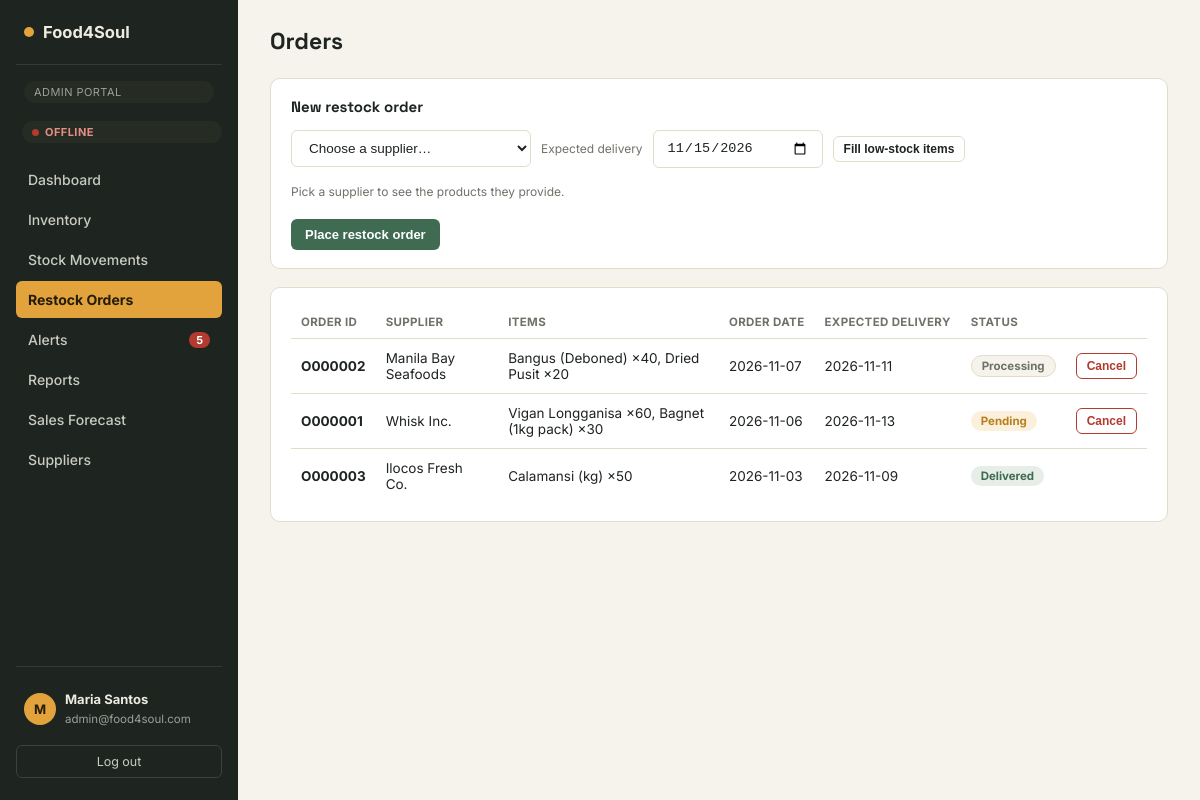
The page /admin/orders.php (signed in) on the database its author committed.
### tables this page shows
CREATE TABLE orders (
  Order_ID                VARCHAR(10) PRIMARY KEY,
  Order_Date              DATE NOT NULL,
  Expected_Delivery_Date  DATE,
  Status                  ENUM('Pending','Processing','Delivered','Cancelled') DEFAULT 'Pending',
  Supplier_ID             VARCHAR(10),
  CONSTRAINT fk_orders_supplier
    FOREIGN KEY (Supplier_ID) REFERENCES suppliers(Supplier_ID) ON DELETE SET NULL
);

CREATE TABLE suppliers (
  Supplier_ID      VARCHAR(10)  PRIMARY KEY,
  Supplier_Name    VARCHAR(100) NOT NULL,
  Contact_Person   VARCHAR(100),
  Contact_Address  VARCHAR(255),
  Phone_Number     VARCHAR(20),
  Email_Address    VARCHAR(100)
);

CREATE TABLE products (
  Product_ID              VARCHAR(10)  PRIMARY KEY,
  Product_Name            VARCHAR(100) NOT NULL,
  Description             TEXT,
  Category                VARCHAR(50),
  Unit_Price              DECIMAL(10,2) NOT NULL,
  Current_Stock_Quantity  INT NOT NULL DEFAULT 0,
  Supplier_ID             VARCHAR(10),
  CONSTRAINT fk_products_supplier
    FOREIGN KEY (Supplier_ID) REFERENCES suppliers(Supplier_ID) ON DELETE SET NULL
);

CREATE TABLE order_details (
  Order_Detail_ID  VARCHAR(10) PRIMARY KEY,
  Order_ID         VARCHAR(10) NOT NULL,
  Product_ID       VARCHAR(10) NOT NULL,
  Quantity         INT NOT NULL,
  CONSTRAINT fk_od_order   FOREIGN KEY (Order_ID)   REFERENCES orders(Order_ID)     ON DELETE CASCADE,
  CONSTRAINT fk_od_product FOREIGN KEY (Product_ID) REFERENCES products(Product_ID) ON DELETE CASCADE
);

### includes/functions.php (called while the page is built, shortened)
<?php
function badge_class($status) {
    $map = [
        'Delivered' => 'ok', 'In Stock' => 'ok',
        'Pending' => 'warn', 'Low Stock' => 'bad', 'Out of Stock' => 'out',
        'Processing' => 'neutral', 'Cancelled' => 'bad',
        'Unread' => 'warn', 'Read' => 'neutral',
    ];
    return $map[$status] ?? 'neutral';
}

### admin/orders.php (the view, shortened to what this page needs)
<?php
require_once __DIR__ . '/../includes/auth.php';
require_once __DIR__ . '/../includes/functions.php';
$orders = $pdo->query("SELECT o.*, s.Supplier_Name FROM orders o LEFT JOIN suppliers s ON s.Supplier_ID = o.Supplier_ID ORDER BY o.Order_Date DESC, o.Order_ID DESC")->fetchAll();
$itemsStmt = $pdo->prepare("SELECT od.Quantity, p.Product_Name FROM order_details od JOIN products p ON p.Product_ID = od.Product_ID WHERE od.Order_ID = ?");
require __DIR__ . '/../includes/header.php';
?>
<div class="topbar"><h1>Orders</h1></div>
<div class="panel" style="margin-bottom:18px;">
  <h3>New restock order</h3>
  <form method="post" id="restockForm">
    <div class="toolbar">
      <select class="search-input" name="supplier_id" id="rsSupplier" style="max-width:240px;" required>
        <option value="">Choose a supplier…</option>
      </select>
      <label class="hint" for="rsDate">Expected delivery</label>
      <input class="search-input" type="date" id="rsDate" name="expected" style="max-width:170px;"
             value="<?= date('Y-m-d', strtotime('+3 days')) ?>" min="<?= date('Y-m-d') ?>">
      <button type="button" class="btn btn-ghost btn-sm" id="rsFillLow">Fill low-stock items</button>
    </div>
    <p class="hint" id="rsEmpty" style="margin:0 0 8px;">Pick a supplier to see the products they provide.</p>
    <div style="margin-top:12px;"><button class="btn btn-basil" type="submit">Place restock order</button></div>
  </form>
</div>
<div class="panel" data-live="orders"><div class="table-scroll">
  <table>
    <thead><tr><th>Order ID</th><th>Supplier</th><th>Items</th><th>Order date</th><th>Expected delivery</th><th>Status</th><th></th></tr></thead>
    <tbody>
      <?php foreach ($orders as $o):
        $itemsStmt->execute([$o['Order_ID']]);
        $itemStr = implode(', ', array_map(fn($i) => $i['Product_Name'] . ' ×' . $i['Quantity'], $itemsStmt->fetchAll()));
      ?>
        <tr>
          <td><strong><?= htmlspecialchars($o['Order_ID']) ?></strong></td>
          <td><?= htmlspecialchars($o['Supplier_Name'] ?? '—') ?></td>
          <td><?= htmlspecialchars($itemStr) ?></td>
          <td><?= htmlspecialchars($o['Order_Date']) ?></td>
          <td><?= htmlspecialchars($o['Expected_Delivery_Date']) ?></td>
          <td><span class="badge <?= badge_class($o['Status']) ?>" data-key="ostatus-<?= htmlspecialchars($o['Order_ID']) ?>"><?= htmlspecialchars($o['Status']) ?></span></td>
          <td>
            <?php if (in_array($o['Status'], ['Pending', 'Processing'], true)): ?>
              <form method="post" onsubmit="return confirm('Cancel order <?= htmlspecialchars($o['Order_ID']) ?>?');">
                <button class="btn btn-ghost btn-sm btn-danger" type="submit">Cancel</button>
              </form>
            <?php endif; ?>
          </td>
        </tr>
      <?php endforeach; ?>
    </tbody>
  </table>
</div></div>
<?php require __DIR__ . '/../includes/footer.php'; ?>

### assets/css/style.css (style rules this page uses)
:root { --ink:#1E2420; --ink-soft:#3A433C; --paper:#F6F3EC; --paper-raised:#FFFFFF; --line:#E2DCCB; --marigold:#E2A33D; --marigold-deep:#B97F1F; --basil:#3E6B52; --basil-soft:#E6EEE7; --paprika:#B23A2E; --paprika-soft:#F7E4DF; --slate:#6E7368; --radius-sm:6px; --radius-md:10px; --radius-lg:18px; }
* { box-sizing:border-box; }
html,body { height:100%; }
body { margin:0;font-family:'Inter',system-ui,sans-serif;background:var(--paper);color:var(--ink); }
h1,h2,h3,.num { font-family:'Space Grotesk',system-ui,sans-serif; }
.topbar { display:flex;align-items:center;justify-content:space-between;margin-bottom:22px;gap:16px;flex-wrap:wrap; }
.topbar h1 { font-size:23px;margin:0; }
.panel { background:var(--paper-raised);border:1px solid var(--line);border-radius:var(--radius-md);padding:18px 20px;margin-bottom:20px; }
.panel h3 { font-size:15px;margin:0 0 14px;display:flex;align-items:center;justify-content:space-between; }
.table-scroll { overflow-x:auto; }
table { width:100%;border-collapse:collapse;font-size:13.5px; }
th { text-align:left;font-size:11.5px;text-transform:uppercase;letter-spacing:.03em;color:var(--slate);padding:9px 10px;border-bottom:1px solid var(--line); }
td { padding:11px 10px;border-bottom:1px solid var(--line);vertical-align:middle; }
tr:last-child td { border-bottom:none; }
.badge { display:inline-block;padding:3px 10px;border-radius:999px;font-size:11.5px;font-weight:700; }
.badge.ok { background:var(--basil-soft);color:var(--basil); }
.badge.warn { background:#FBF0DC;color:var(--marigold-deep); }
.badge.neutral { background:var(--paper);color:var(--slate);border:1px solid var(--line); }
.btn { border:none;border-radius:var(--radius-sm);padding:8px 14px;font-size:13px;font-weight:600;cursor:pointer;text-decoration:none;display:inline-block;transition:.12s; }
.btn-ghost { background:none;border:1px solid var(--line);color:var(--ink); }
.btn-basil { background:var(--basil);color:#fff; }
.btn-sm { padding:5px 10px;font-size:12px; }
.toolbar { display:flex;gap:10px;align-items:center;margin-bottom:16px;flex-wrap:wrap; }
.search-input { padding:9px 13px;border-radius:var(--radius-sm);border:1px solid var(--line);background:var(--paper-raised);font-size:13.5px;flex:1;min-width:160px;color:var(--ink); }
.hint { color:var(--slate);font-size:12px; }
.btn-sm.btn-danger { border-color:var(--paprika);color:var(--paprika); }
th { white-space:nowrap; }

### rows shown on the page
orders: Order_ID "O000002", Supplier_ID.Supplier_Name "Manila Bay Seafoods", itemStr "Bangus (Deboned) ×40, Dried Pusit ×20", Order_Date "2026-11-07", Expected_Delivery_Date "2026-11-11", Status "Processing"
orders: Order_ID "O000001", Supplier_ID.Supplier_Name "Whisk Inc.", itemStr "Vigan Longganisa ×60, Bagnet (1kg pack) ×30", Order_Date "2026-11-06", Expected_Delivery_Date "2026-11-13", Status "Pending"
orders: Order_ID "O000003", Supplier_ID.Supplier_Name "Ilocos Fresh Co.", products.Product_Name "Calamansi (kg) ×50", Order_Date "2026-11-03", Expected_Delivery_Date "2026-11-09", Status "Delivered"

### other values the page prints
$role "ADMIN"
$label "Dashboard"
$label "Inventory"
$label "Stock Movements"
$label "Restock Orders"
$label "Alerts"
$unreadAlerts "5"
$label "Reports"
$label "Sales Forecast"
$label "Suppliers"
mb_substr($user['Full_Name'] ?? '?', 0, 1) "M"
$user['Full_Name'] "Maria Santos"
$user['Email_Address'] "admin@food4soul.com"
